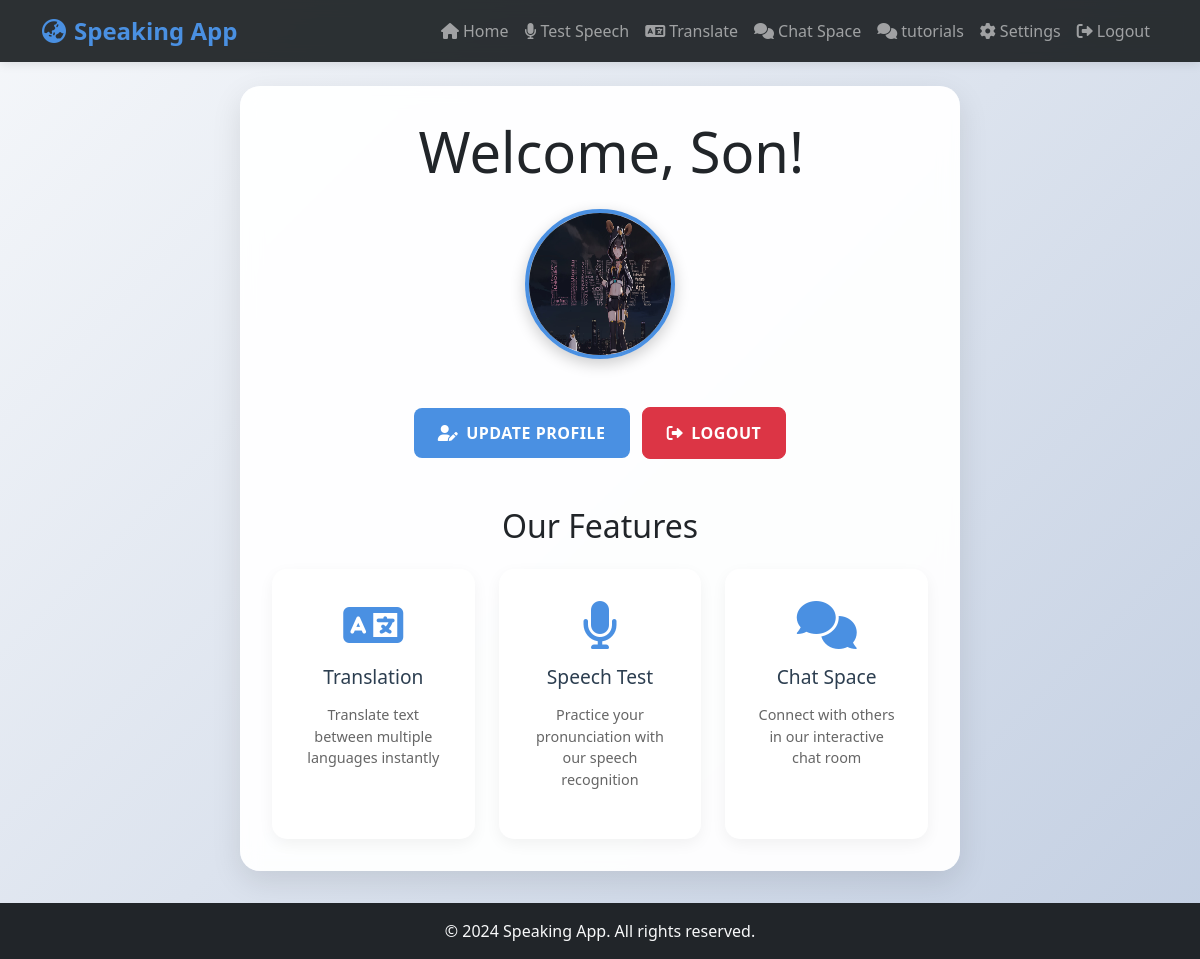
The page / (signed in) on the database its author committed.
### models/models.py (models this page shows, shortened)
class User(db.Model, UserMixin):
    __tablename__ = 'users'
    id = db.Column(db.Integer, primary_key=True)
    username = db.Column(db.String(100), unique=True, nullable=False)
    email = db.Column(db.String(150), unique=True, nullable=False)
    password_hash = db.Column(db.String(200), nullable=False)
    avatar = db.Column(db.String(200), nullable=True, default="default.jpg")
    role = db.Column(db.String(50), nullable=False, default="user")
    progress = db.relationship('UserProgress', backref='user', lazy=True)
    speech_tests = db.relationship('SpeechTest', backref='user', lazy=True)

### app.py (the view)
@app.route('/')
def home():
    return render_template('home.html', current_user=current_user)

### app.py (called while the page is built)
@login_manager.user_loader
def load_user(user_id):
    return db.session.get(User, int(user_id))  # Thay vì User.query.get(int(user_id))

### templates/home.html (shortened to what this page needs)
{% extends "base.html" %}
{% block content %}
<div class="container">
    <div class="row justify-content-center">
        <div class="col-md-8 text-center">
            <div class="welcome-card card">
                <div class="card-body">
                    <h1 class="display-4 mb-4">
                        Welcome, {{ current_user.username if current_user.is_authenticated else "Guest" }}!
                    </h1>
                    {% if current_user.is_authenticated %}
                    <div class="profile-section mb-4">
                        <img src="{{ url_for('static', filename='uploads/' + current_user.avatar) }}" alt="Avatar"
                            class="avatar-large mb-3">
                        <div class="button-group">
                            <a href="{{ url_for('update_profile') }}" class="btn btn-primary me-2">
                                <i class="fas fa-user-edit me-2"></i>Update Profile
                            </a>
                            <a href="{{ url_for('logout') }}" class="btn btn-danger">
                                <i class="fas fa-sign-out-alt me-2"></i>Logout
                            </a>
                        </div>
                    </div>
                    {% endif %}
                    <div class="features-section mt-5">
                        <h2 class="mb-4">Our Features</h2>
                        <div class="row">
                            <div class="col-md-4">
                                <div class="feature-card">
                                    <i class="fas fa-language fa-3x mb-3"></i>
                                    <h3>Translation</h3>
                                    <p>Translate text between multiple languages instantly</p>
                                </div>
                            </div>
                            <div class="col-md-4">
                                <div class="feature-card">
                                    <i class="fas fa-microphone fa-3x mb-3"></i>
                                    <h3>Speech Test</h3>
                                    <p>Practice your pronunciation with our speech recognition</p>
                                </div>
                            </div>
                            <div class="col-md-4">
                                <div class="feature-card">
                                    <i class="fas fa-comments fa-3x mb-3"></i>
                                    <h3>Chat Space</h3>
                                    <p>Connect with others in our interactive chat room</p>
                                </div>
                            </div>
                        </div>
                    </div>
                </div>
            </div>
        </div>
    </div>
</div>
{% endblock %}

### static/styles.css (style rules this page uses)
:root { --primary-color: #4a90e2; --secondary-color: #f5f6fa; --accent-color: #2ecc71; --danger-color: #e74c3c; --warning-color: #f1c40f; --text-color: #2c3e50; --border-radius: 12px; --transition: all 0.3s ease; --box-shadow: 0 8px 16px rgba(0, 0, 0, 0.1); }
body { background: linear-gradient(135deg, #f5f7fa 0%, #c3cfe2 100%); min-height: 100vh; font-family: "Segoe UI", Tahoma, Geneva, Verdana, sans-serif; color: var(--text-color); }
.card { background: rgba(255, 255, 255, 0.95); border: none; border-radius: var(--border-radius); box-shadow: var(--box-shadow); transition: var(--transition); backdrop-filter: blur(10px); margin-bottom: 2rem; }
.card-body { padding: 2rem; }
.btn { border-radius: 8px; padding: 0.8rem 1.5rem; font-weight: 600; transition: var(--transition); text-transform: uppercase; letter-spacing: 0.5px; }
.btn-primary { background: var(--primary-color); border: none; }

### templates/home.html (style rules this page uses)
.welcome-card { background: rgba(255, 255, 255, 0.95); border: none; border-radius: 20px; box-shadow: 0 10px 30px rgba(0, 0, 0, 0.1); transition: transform 0.3s ease; }
.avatar-large { width: 150px; height: 150px; border-radius: 50%; border: 4px solid var(--primary-color); box-shadow: 0 5px 15px rgba(0, 0, 0, 0.2); transition: transform 0.3s ease; }
.button-group { margin: 2rem 0; }
.feature-card { padding: 2rem; background: white; border-radius: 15px; box-shadow: 0 5px 15px rgba(0, 0, 0, 0.05); transition: transform 0.3s ease; height: 100%; }
.feature-card i { color: var(--primary-color); }
.feature-card h3 { font-size: 1.2rem; margin-bottom: 1rem; color: var(--text-color); }
.feature-card p { color: #666; font-size: 0.9rem; }

### rows shown on the page
User: username "Son", avatar (picture)
